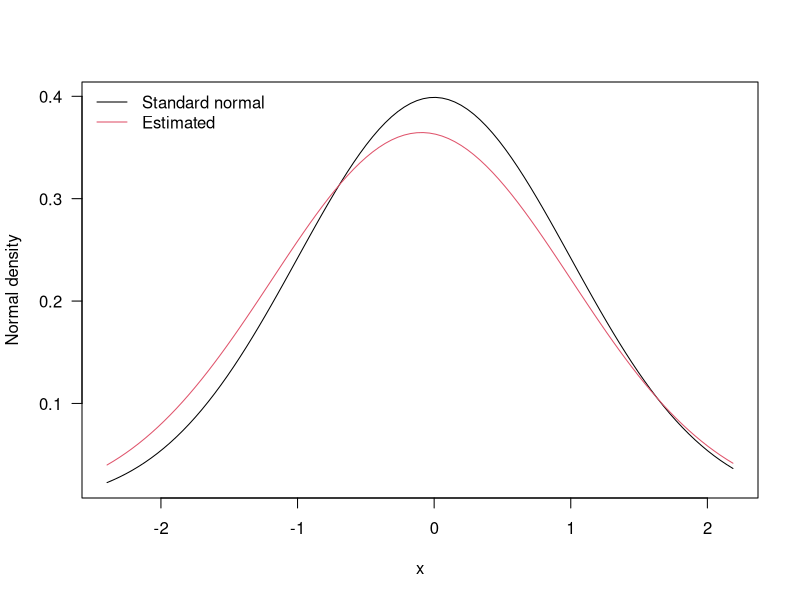
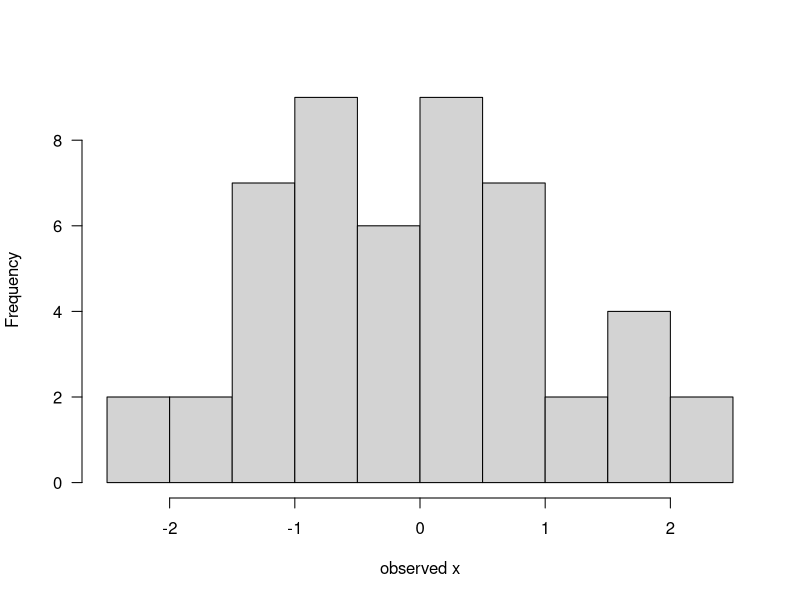
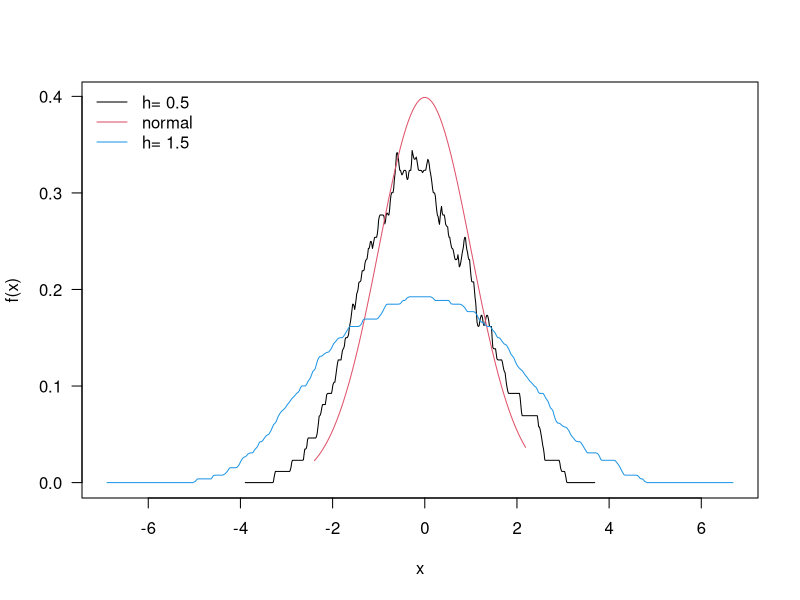
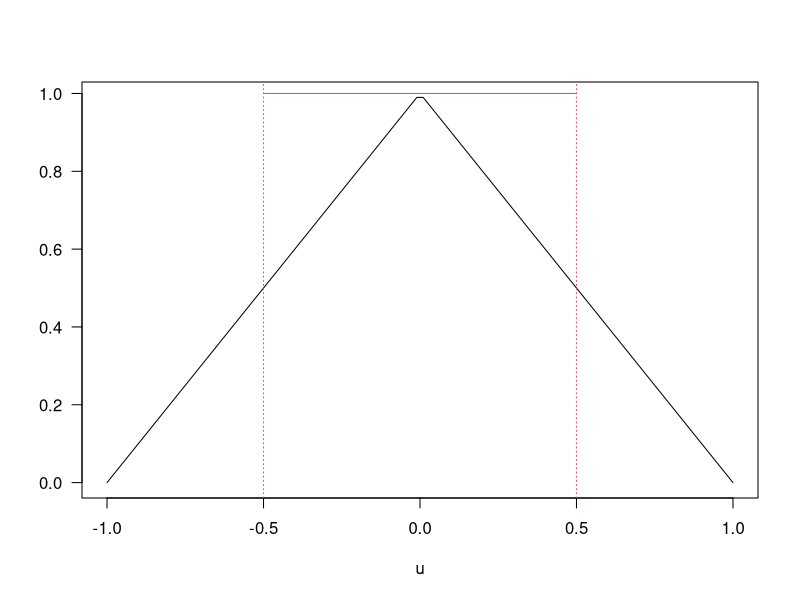
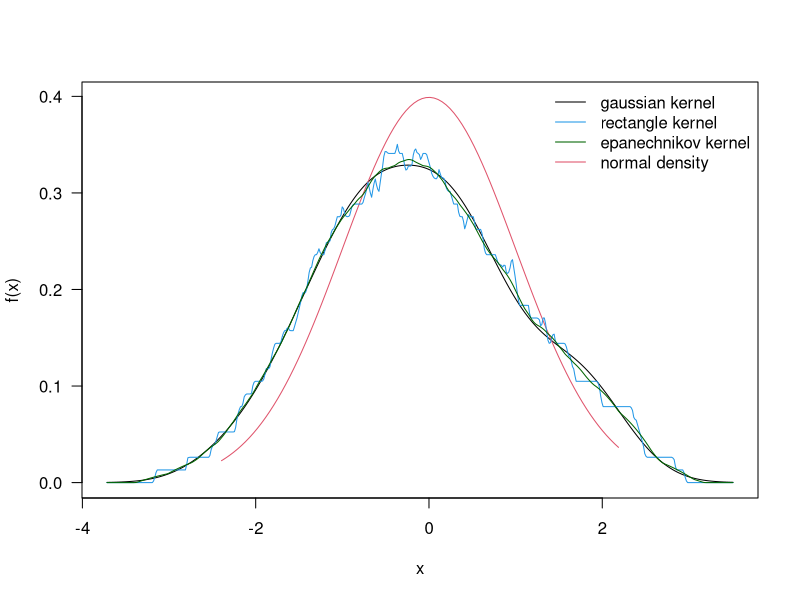

These charts were generated, in order, by the following R code:
## ---- chunk 1
n=50; xis=rnorm(n,0,1); xbar=mean(xis);sdx=sd(xis)
xs=seq(min(xis),max(xis),length=100); nden=dnorm(xs)
dene=dnorm(xs,xbar,sdx); ry=range(nden,dene)
plot(xs,nden,las=1,type="l",ylim=ry,xlab="x",ylab="Normal density")
lines(xs,dene,col=2); legend("topleft",col=c(1,2),lty=1,bty="n",
legend=c("Standard normal","Estimated"))
## ---- chunk 2
hist(xis,las=1,xlab="observed x",main="")
## ---- chunk 3
fhat=function(obx,x,h){
n=length(obx)
sdif=abs(obx-x)/h
fhx=sum(sdif<=1/2)/(n*h)
return(fhx)
}
xobs=c(1,1.3,1.6,1.8,2.4); x=1.7
fhat(xobs,x,0.5)
## [1] 0.8
fhat(xobs,x,1)

h=1; do=density(xobs,bw=h,kernel="r",n=5,cut=0);
do$x

do$y

do=density(xobs,bw=h/(2*sqrt(3)),kernel="r",n=5,cut=0);

h1=0.5; d1=density(xis,bw=h1,kernel="r"); h2=1.5; d2=density(xis,bw=h2,
kernel="r"); rx=range(xs,d1$x,d2$x); ry=range(nden,d1$y,d2$y)
plot(d1$x,d1$y,las=1,type="l",xlim=rx,ylim=ry,xlab="x",ylab="f(x)")
lines(xs,nden,col=2); lines(d2$x,d2$y,col=4); legend("topleft",
legend=c(paste("h=",h1),"normal",paste("h=",h2)),col=c(1,2,4),
lty=1,bty="n")

## ---- chunk 4
u=seq(-1,1,length=100); plot(u,1-abs(u),las=1,ylab="",type="l")
lines(c(-1/2,1/2),c(1,1),col=2); abline(v=c(-1/2,1/2),col=2,lty=3)

fhat=function(obx,x,h){
n=length(obx)
sdif=abs(obx-x)/h
fhx=sum( (1-sdif) *( sdif<=1) )/(n*h)
return(fhx)
}
h=0.5; x=1.7
fhat(xobs,x,h)

dg=density(xis,kernel="gaussian"); dr=density(xis,kernel="r");
de=density(xis,kernel="epanechnikov"); rx=range(xs,dg$x,dr$x,de$x)
ry=range(nden,dg$y,dr$y,de$y); plot(dg$x,dg$y,las=1,type="l",xlim=rx,
ylim=ry,xlab="x",ylab="f(x)"); lines(xs,nden,ylim=ry,col=2);lines(dr$x,
dr$y,ylim=ry,col=4); lines(de$x,de$y,ylim=ry,col="darkgreen");
legend("topright",legend=c("gaussian kernel","rectangle kernel",
"epanechnikov kernel","normal density"), col=c(1,4,"darkgreen",2),
lty=1,bty="n")
